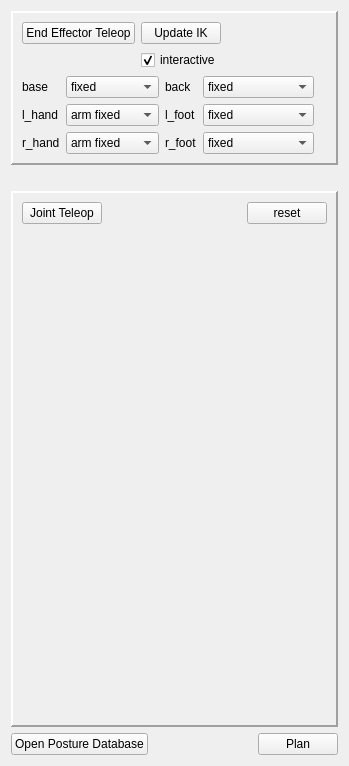
<?xml version="1.0" encoding="UTF-8"?>
<ui version="4.0">
 <class>teleopPanel</class>
 <widget class="QWidget" name="teleopPanel">
  <property name="geometry">
   <rect>
    <x>0</x>
    <y>0</y>
    <width>349</width>
    <height>766</height>
   </rect>
  </property>
  <property name="windowTitle">
   <string>Teleop Panel</string>
  </property>
  <layout class="QGridLayout" name="gridLayout_7">
   <item row="0" column="0" colspan="3">
    <widget class="QFrame" name="endEffectorTeleopFrame">
     <property name="frameShape">
      <enum>QFrame::Panel</enum>
     </property>
     <property name="frameShadow">
      <enum>QFrame::Raised</enum>
     </property>
     <property name="lineWidth">
      <number>2</number>
     </property>
     <layout class="QGridLayout" name="gridLayout_8">
      <item row="3" column="1">
       <widget class="QComboBox" name="rhandCombo">
        <item>
         <property name="text">
          <string>arm fixed</string>
         </property>
        </item>
        <item>
         <property name="text">
          <string>ee fixed</string>
         </property>
        </item>
        <item>
         <property name="text">
          <string>position</string>
         </property>
        </item>
        <item>
         <property name="text">
          <string>free</string>
         </property>
        </item>
        <item>
         <property name="text">
          <string>gaze</string>
         </property>
        </item>
        <item>
         <property name="text">
          <string>orbit</string>
         </property>
        </item>
       </widget>
      </item>
      <item row="2" column="0">
       <widget class="QLabel" name="label_3">
        <property name="text">
         <string>l_hand</string>
        </property>
       </widget>
      </item>
      <item row="1" column="2">
       <widget class="QLabel" name="label">
        <property name="text">
         <string>back</string>
        </property>
       </widget>
      </item>
      <item row="2" column="3" colspan="2">
       <widget class="QComboBox" name="lfootCombo">
        <item>
         <property name="text">
          <string>fixed</string>
         </property>
        </item>
        <item>
         <property name="text">
          <string>constrained</string>
         </property>
        </item>
        <item>
         <property name="text">
          <string>sliding</string>
         </property>
        </item>
       </widget>
      </item>
      <item row="1" column="0">
       <widget class="QLabel" name="label_2">
        <property name="text">
         <string>base</string>
        </property>
       </widget>
      </item>
      <item row="3" column="0">
       <widget class="QLabel" name="label_4">
        <property name="text">
         <string>r_hand</string>
        </property>
       </widget>
      </item>
      <item row="1" column="3" colspan="2">
       <widget class="QComboBox" name="backCombo">
        <item>
         <property name="text">
          <string>fixed</string>
         </property>
        </item>
        <item>
         <property name="text">
          <string>limited</string>
         </property>
        </item>
        <item>
         <property name="text">
          <string>free</string>
         </property>
        </item>
       </widget>
      </item>
      <item row="0" column="0" colspan="4">
       <layout class="QGridLayout" name="gridLayout">
        <item row="0" column="1">
         <widget class="QPushButton" name="updateIkButton">
          <property name="text">
           <string>Update IK</string>
          </property>
         </widget>
        </item>
        <item row="0" column="0">
         <widget class="QPushButton" name="eeTeleopButton">
          <property name="text">
           <string>End Effector Teleop</string>
          </property>
          <property name="checkable">
           <bool>true</bool>
          </property>
         </widget>
        </item>
        <item row="1" column="1">
         <widget class="QCheckBox" name="interactiveCheckbox">
          <property name="text">
           <string>interactive</string>
          </property>
          <property name="checked">
           <bool>true</bool>
          </property>
         </widget>
        </item>
       </layout>
      </item>
      <item row="1" column="1">
       <widget class="QComboBox" name="baseCombo">
        <item>
         <property name="text">
          <string>fixed</string>
         </property>
        </item>
        <item>
         <property name="text">
          <string>constrained</string>
         </property>
        </item>
        <item>
         <property name="text">
          <string>limited</string>
         </property>
        </item>
        <item>
         <property name="text">
          <string>xyz only</string>
         </property>
        </item>
        <item>
         <property name="text">
          <string>z only</string>
         </property>
        </item>
        <item>
         <property name="text">
          <string>free</string>
         </property>
        </item>
       </widget>
      </item>
      <item row="3" column="3" colspan="2">
       <widget class="QComboBox" name="rfootCombo">
        <item>
         <property name="text">
          <string>fixed</string>
         </property>
        </item>
        <item>
         <property name="text">
          <string>constrained</string>
         </property>
        </item>
        <item>
         <property name="text">
          <string>sliding</string>
         </property>
        </item>
       </widget>
      </item>
      <item row="2" column="2">
       <widget class="QLabel" name="label_5">
        <property name="text">
         <string>l_foot</string>
        </property>
       </widget>
      </item>
      <item row="0" column="4">
       <spacer name="horizontalSpacer_12">
        <property name="orientation">
         <enum>Qt::Horizontal</enum>
        </property>
        <property name="sizeType">
         <enum>QSizePolicy::Expanding</enum>
        </property>
        <property name="sizeHint" stdset="0">
         <size>
          <width>107</width>
          <height>17</height>
         </size>
        </property>
       </spacer>
      </item>
      <item row="2" column="1">
       <widget class="QComboBox" name="lhandCombo">
        <item>
         <property name="text">
          <string>arm fixed</string>
         </property>
        </item>
        <item>
         <property name="text">
          <string>ee fixed</string>
         </property>
        </item>
        <item>
         <property name="text">
          <string>position</string>
         </property>
        </item>
        <item>
         <property name="text">
          <string>free</string>
         </property>
        </item>
        <item>
         <property name="text">
          <string>gaze</string>
         </property>
        </item>
        <item>
         <property name="text">
          <string>orbit</string>
         </property>
        </item>
       </widget>
      </item>
      <item row="3" column="2">
       <widget class="QLabel" name="label_6">
        <property name="text">
         <string>r_foot</string>
        </property>
       </widget>
      </item>
      <item row="2" column="5">
       <spacer name="horizontalSpacer">
        <property name="orientation">
         <enum>Qt::Horizontal</enum>
        </property>
        <property name="sizeHint" stdset="0">
         <size>
          <width>40</width>
          <height>20</height>
         </size>
        </property>
       </spacer>
      </item>
     </layout>
    </widget>
   </item>
   <item row="1" column="1">
    <spacer name="verticalSpacer">
     <property name="orientation">
      <enum>Qt::Vertical</enum>
     </property>
     <property name="sizeType">
      <enum>QSizePolicy::Minimum</enum>
     </property>
     <property name="sizeHint" stdset="0">
      <size>
       <width>20</width>
       <height>20</height>
      </size>
     </property>
    </spacer>
   </item>
   <item row="3" column="2">
    <widget class="QPushButton" name="planButton">
     <property name="text">
      <string>Plan</string>
     </property>
    </widget>
   </item>
   <item row="2" column="0" colspan="3">
    <widget class="QFrame" name="jointTeleopFrame">
     <property name="sizePolicy">
      <sizepolicy hsizetype="Preferred" vsizetype="Expanding">
       <horstretch>0</horstretch>
       <verstretch>1</verstretch>
      </sizepolicy>
     </property>
     <property name="minimumSize">
      <size>
       <width>0</width>
       <height>300</height>
      </size>
     </property>
     <property name="maximumSize">
      <size>
       <width>16777215</width>
       <height>600</height>
      </size>
     </property>
     <property name="frameShape">
      <enum>QFrame::Panel</enum>
     </property>
     <property name="frameShadow">
      <enum>QFrame::Raised</enum>
     </property>
     <property name="lineWidth">
      <number>2</number>
     </property>
     <layout class="QGridLayout" name="gridLayout_6">
      <item row="0" column="2">
       <widget class="QPushButton" name="resetJointsButton">
        <property name="text">
         <string>reset</string>
        </property>
        <property name="checkable">
         <bool>false</bool>
        </property>
       </widget>
      </item>
      <item row="0" column="0">
       <widget class="QPushButton" name="jointTeleopButton">
        <property name="text">
         <string>Joint Teleop</string>
        </property>
        <property name="checkable">
         <bool>true</bool>
        </property>
       </widget>
      </item>
      <item row="0" column="1">
       <spacer name="horizontalSpacer_10">
        <property name="orientation">
         <enum>Qt::Horizontal</enum>
        </property>
        <property name="sizeHint" stdset="0">
         <size>
          <width>64</width>
          <height>20</height>
         </size>
        </property>
       </spacer>
      </item>
      <item row="1" column="0" colspan="3">
       <widget class="QTabWidget" name="tabWidget">
        <property name="font">
         <font>
          <kerning>true</kerning>
         </font>
        </property>
        <property name="currentIndex">
         <number>-1</number>
        </property>
        <property name="usesScrollButtons">
         <bool>false</bool>
        </property>
        <property name="documentMode">
         <bool>true</bool>
        </property>
       </widget>
      </item>
     </layout>
    </widget>
   </item>
   <item row="3" column="0">
    <widget class="QPushButton" name="postureDatabaseButton">
     <property name="text">
      <string>Open Posture Database</string>
     </property>
    </widget>
   </item>
   <item row="3" column="1">
    <spacer name="horizontalSpacer_11">
     <property name="orientation">
      <enum>Qt::Horizontal</enum>
     </property>
     <property name="sizeHint" stdset="0">
      <size>
       <width>81</width>
       <height>20</height>
      </size>
     </property>
    </spacer>
   </item>
   <item row="4" column="1">
    <spacer name="verticalSpacer_2">
     <property name="orientation">
      <enum>Qt::Vertical</enum>
     </property>
     <property name="sizeHint" stdset="0">
      <size>
       <width>20</width>
       <height>0</height>
      </size>
     </property>
    </spacer>
   </item>
  </layout>
 </widget>
 <resources/>
 <connections/>
</ui>
